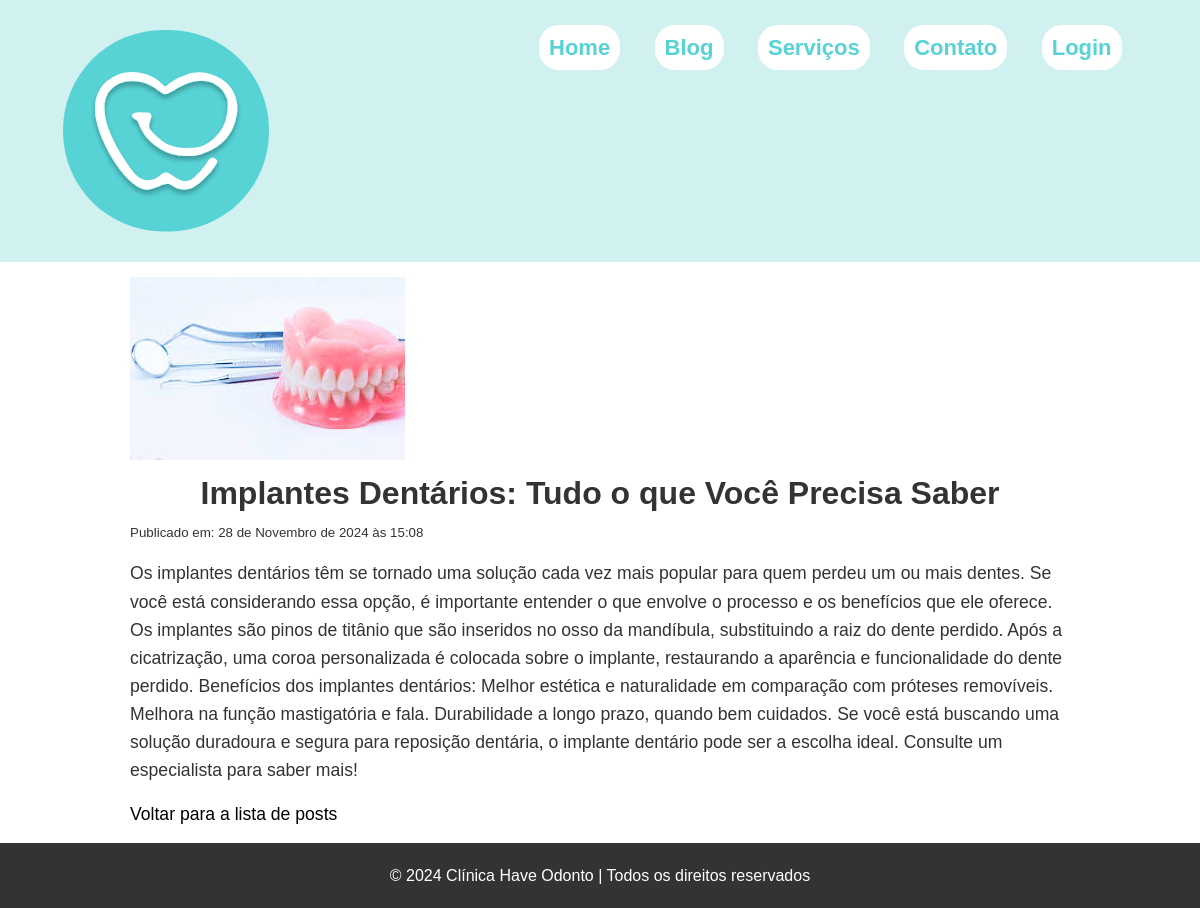
Page /blog/post/12/ on the committed database.
### blog/models.py (models this page shows, shortened)
class Post(models.Model):
    title = models.CharField(max_length=100)
    description = models.CharField(max_length=200)
    content = models.TextField()
    created_at = models.DateTimeField(auto_now_add=True)
    updated_at = models.DateTimeField(auto_now=True)
    published = models.BooleanField(default=False)
    image = models.ImageField(upload_to='posts/',  default='posts/default.webp')
    class Meta:
        verbose_name = 'Post'
        verbose_name_plural = 'Posts'
        ordering = ['id']

### blog/views.py (the view)
# urls.py: path('blog/post/<int:pk>/', views.post_detail, name='post_detail'),
def post_detail(request, pk):
    post = get_object_or_404(Post, pk=pk)
    return render(request, 'blog/post_detail.html', {'post': post})

### blog/templates/blog/post_detail.html (shortened to what this page needs)
{% load static %}
<!DOCTYPE html>
<html lang="pt-br">
<head>
    <link rel="stylesheet" href="{% static 'blog/css/style.css' %}">
</head>
<body>
    <header>
        <div class="container">
            <div class="navbar-container">
                <nav class="nav">
                    <img src="{% static 'base/img/logo.svg' %}" alt="LOGO Have Odonto" class="cabecalho-imagem">
                    <ul class="navbar-itens">
                        <li><a href="{% url 'home' %}">Home</a></li>
                        <li><a href="{% url 'post_list' %}">Blog</a></li>
                        <li><a href="#servicos">Serviços</a></li>
                        <li><a href="#endereco">Contato</a></li>
                        <li><a href="#" class="default-btn">Login</a></li>
                    </ul>
                </nav>
            </div>
    </header>
    <div id="post-detail">
        <img src="{{ post.image.url }}" alt="{{ post.title }}" id="img-detail">
        <h1 id="title-detail">{{ post.title }}</h1>
        <small id="created-post">Publicado em: {{ post.created_at }}</small>
        <p id="content-detail">{{ post.content }}</p>
        <a href="{% url 'post_list' %}" id="return-blog">Voltar para a lista de posts</a>
    </div>
    <footer>
        <p>&copy; 2024 Clínica Have Odonto | Todos os direitos reservados</p>
    </footer>
</body>
</html>

### blog/static/blog/css/style.css (style rules this page uses)
* { padding: 0; margin: 0; box-sizing: border-box; font-family: 'Arial', sans-serif; color: #333; line-height: 1.6; }
a { text-decoration: none; color: #000; }
ul { list-style-type: none; }
img { max-width: 100%; object-fit: cover; }
header { background-color: #d1f1f1; padding: 30px 0; position: relative; text-align: center; }
header nav ul { list-style: none; }
header nav ul li { display: inline; margin: 0 15px; }
header nav ul li a { color: #57D3D5; background-color: #fff; text-decoration: none; font-weight: bold; font-size: 22px; padding: 10px; border-radius: 20px; }
nav { display: flex; justify-content: space-around; }
#post-detail { margin: auto; max-width: 1000px; padding: 15px 30px; }
#title-detail { text-align: center; font-size: 2em; }
#created-post { text-align: center; }
#content-detail { font-size: 1.1em; padding: 15px 0; }
#return-blog { font-size: 1.1em; }
footer { background-color: #333; text-align: center; padding: 20px; }
footer p { color: white; }

### rows in the picture
Post: image (picture), title "Implantes Dentários: Tudo o que Você Precisa Saber", created_at "28 de Novembro de 2024 às 15:08", content "Os implantes dentários têm se tornado uma solução cada vez mais popular para quem perdeu um ou mais dentes. Se você está considerando essa opção, é importante entender o que envolve o processo e os benefícios que ele oferece. Os implantes são pinos de titânio que são inseridos no osso da mandíbula, substituindo a raiz do dente perdido. Após a cicatrização, uma coroa personalizada é colocada sobre o implante, restaurando a aparência e funcionalidade do dente perdido. Benefícios dos implantes dentários: Melhor estética e naturalidade em comparação com próteses removíveis. Melhora na função mastigatória e fala. Durabilidade a longo prazo, quando bem cuidados. Se você está buscando uma solução…"
